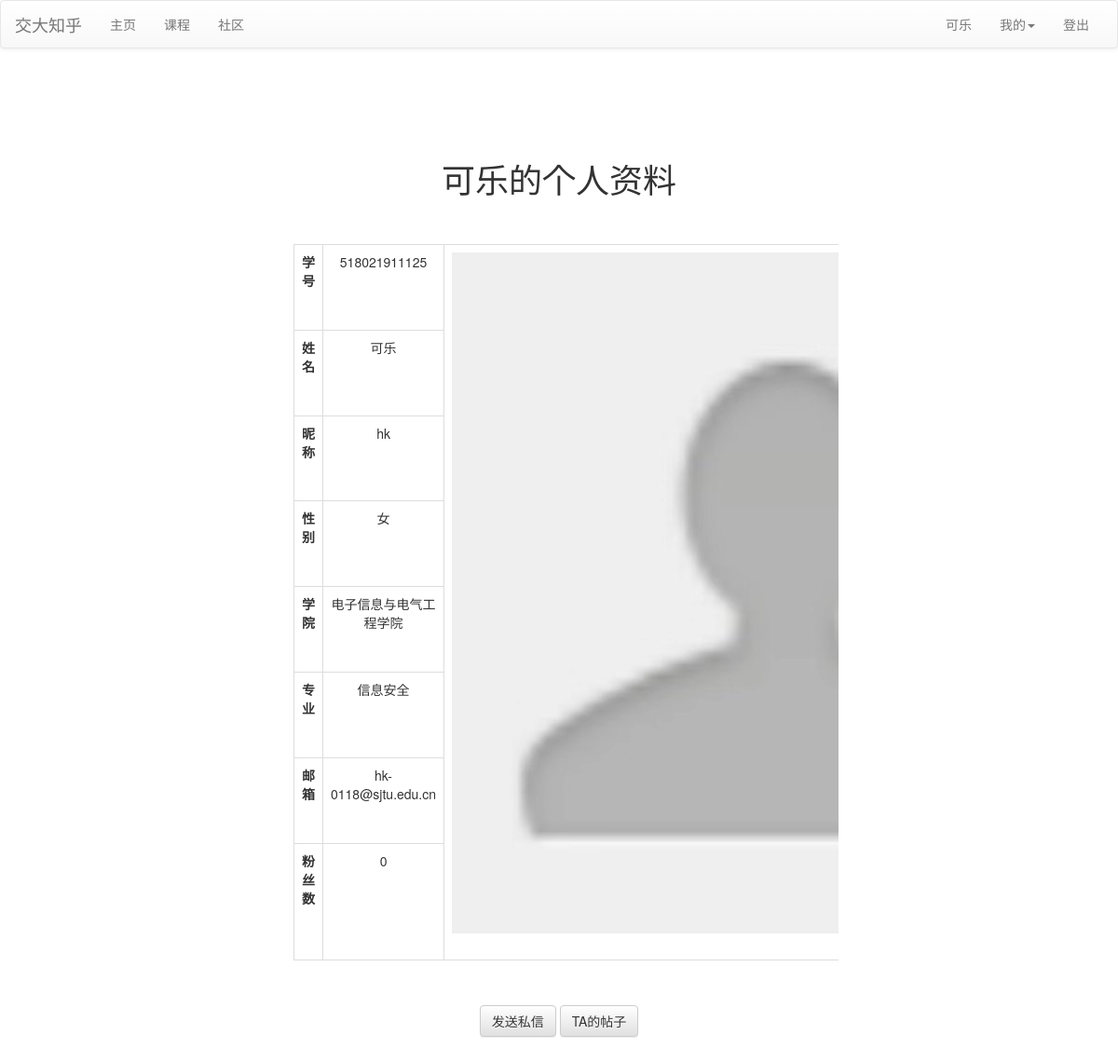
/info/518021911125 (signed in), run on the app's committed database.
### project/login/models.py (models this page shows, shortened)
class User(models.Model):
    gender = (
        ('male', "男"),
        ('female', "女"),
    )
    school = (
        ('chuan_jian', "船舶海洋与建筑工程学院"),
        ('ji_dong', "机械动力与工程学院"),
        ('dian_yuan', "电子信息与电气工程学院"),
        ('cai_liao', "材料科学与工程学院"),
        ('shu_xue', "数学科学学院"),
        ('wu_li', "物理与天文学院"),
        ('hua_xue', "化学化工学院"),
        ('sheng_ming', "生命科学技术学院"),
        ('sheng_yi_gong', "生物医学工程学院"),
        ('an_tai', "安泰经济与管理学院"),
        ('qi_ta', "其它"),  # 暂时写到这儿
    )
    sno = models.CharField(max_length=128, unique=True, primary_key=True)  # 学号
    name = models.CharField(max_length=128)  # 名字
    nickname = models.CharField(max_length=128, default='--')  # 昵称
    password = models.CharField(max_length=256)  # 密码
    email = models.EmailField(unique=True)  # 邮箱
    sex = models.CharField(max_length=32, choices=gender)  # 性别（选择）
    institute = models.CharField(max_length=256, choices=school)  # 学院（选择）
    major = models.CharField(max_length=256, default='--')  # 专业（暂时为填写）
    c_time = models.DateTimeField(auto_now_add=True)  # 注册时间
    photo = models.ImageField(upload_to=user_directory_path, blank=True, null=True, default='default.jpg')  # 照片
    follow = models.ManyToManyField('self', related_name='follow_people', null=True, blank=True, verbose_name='关注')
    fans = models.IntegerField(default=0)
    photo_clipped = ImageSpecField(  # 注意：ImageSpecField 不会生成数据库表的字段
        source='photo',
        processors=[ResizeToFill(175, 250)],  # 处理成一寸照片的大小
        format='JPEG',  # 处理后的图片格式
        options={'quality': 95}  # 处理后的图片质量
    )
    class Meta:
        ordering = ["-c_time"]
        verbose_name = "用户"
        verbose_name_plural = "用户"

### project/login/views.py (the view)
# urls.py: path('info/<int:sno>', views.info, name='info'),
def info(request, sno):
    if not request.session.get('is_login', None):
        return redirect("/login/login/")
    user1 = models.User.objects.get(sno=request.session['user_sno'])
    user2 = models.User.objects.get(sno=sno)
    if user1.sno == user2.sno:
        sign1 = False
    else:
        sign1 = True
    if user1.sno != user2.sno and user2 in user1.follow.all():
        sign2 = True
    else:
        sign2 = False
    return render(request, 'login/info.html', {'user': user2, 'sign1': sign1, 'sign2': sign2})

### project/login/templates/login/info.html (shortened to what this page needs)
<!doctype html>
<html lang='en'>
<head>
  <link rel="stylesheet" href="https://cdn.jsdelivr.net/npm/bootstrap@3.3.7/dist/css/bootstrap.min.css"
>
  <link rel="stylesheet" href="https://cdn.jsdelivr.net/npm/bootstrap@3.3.7/dist/css/bootstrap-theme.min.css"
>
</head>
<body>
  <nav class="navbar navbar-default">
    <div class="container-fluid">
      <div class="navbar-header">
        <a class="navbar-brand" href="#">交大知乎</a>
      </div>
      <div class="collapse navbar-collapse" id="bs-example-navbar-collapse-1">
        <ul class="nav navbar-nav">
          <li class=""><a href="/login/index/">主页<span class="sr-only">(current)</span></a></li>
          <li><a href="/course/">课程</a></li>
          <li><a href="/bbs/">社区</a></li>
        </ul>
        <ul class="nav navbar-nav navbar-right">
          <li><a href="/about/">{{ request.session.user_name }}</a></li>
          <li class="dropdown">
            <a href="#" class="dropdown-toggle" data-toggle="dropdown" role="button" aria-haspopup="true"
              aria-expanded="false">我的<span class="caret"></span></a>
          </li>
          <li><a href="/login/logout/">登出</a></li>
        </ul>
      </div>
    </div>
  </nav>
  <br /><br /><br /><br />
  <div class="text-center">
    <h1>{{ user.name }}的个人资料</h1>
  </div>
  <br /><br />
  <div class="row container-fluid">
    <div class="col-xs-3"></div>
    <div class="col-xs-6 table-responsive">
      <table class="table table-bordered">
        <tbody>
          <tr>
            <td class="text-center"><b>学号</b></td>
            <td class="text-center"> {{ user.sno }}</td>
            <td rowspan="8" align="center">
              <img id="photo" src="{{ user.photo_clipped.url }}" alt="头像"><br><br>
            </td>
          </tr>
          <tr>
            <td class="text-center"><b>姓名</b></td>
            <td class="text-center"> {{ user.name }}</td>
          </tr>
          <tr>
            <td class="text-center"><b>昵称</b></td>
            <td class="text-center"> {{ user.nickname }}</td>
          </tr>
          <tr>
            <td class="text-center"><b>性别</b></td>
            <td class="text-center"> {{ user.get_sex_display }}</td>
          </tr>
          <tr>
            <td class="text-center"><b>学院</b></td>
            <td class="text-center"> {{ user.get_institute_display }}</td>
          </tr>
          <tr>
            <td class="text-center"><b>专业</b></td>
            <td class="text-center"> {{ user.major }}</td>
          </tr>
          <tr>
            <td class="text-center"><b>邮箱</b></td>
            <td class="text-center"> {{ user.email }}</td>
          </tr>
          <tr>
            <td class="text-center"><b>粉丝数</b></td>
            <td class="text-center"> {{ user.fans }}</td>
          </tr>
        </tbody>
      </table>
    </div>
    <div class="col-xs-2"></div>
  </div>
  <br />
  <div class="text-center">
    <span>
      <button type="button" class="btn btn-default navbar-btn" data-toggle="modal" data-target="#myModal">发送私信</button>
    </span>
    <form action="/posts/{{ user.sno }}" method="post" style="display: inline;">
      <button type="formaction" name="button" class="btn btn-default">TA的帖子</button>
    </form>
  </div>
  <div class="text-center">
    <br>
    <h4 style="color:red"><b>{{ message1 }}</b></h4><br>
  </div>
</body>
</html>

### data on the page
User: name "可乐", sno "518021911125", photo_clipped (placeholder picture), nickname "hk", sex "女", institute "电子信息与电气工程学院", major "信息安全", email "hk-0118@sjtu.edu.cn", fans "0"

### other printed values
{{ request.session.user_name }} "可乐"
